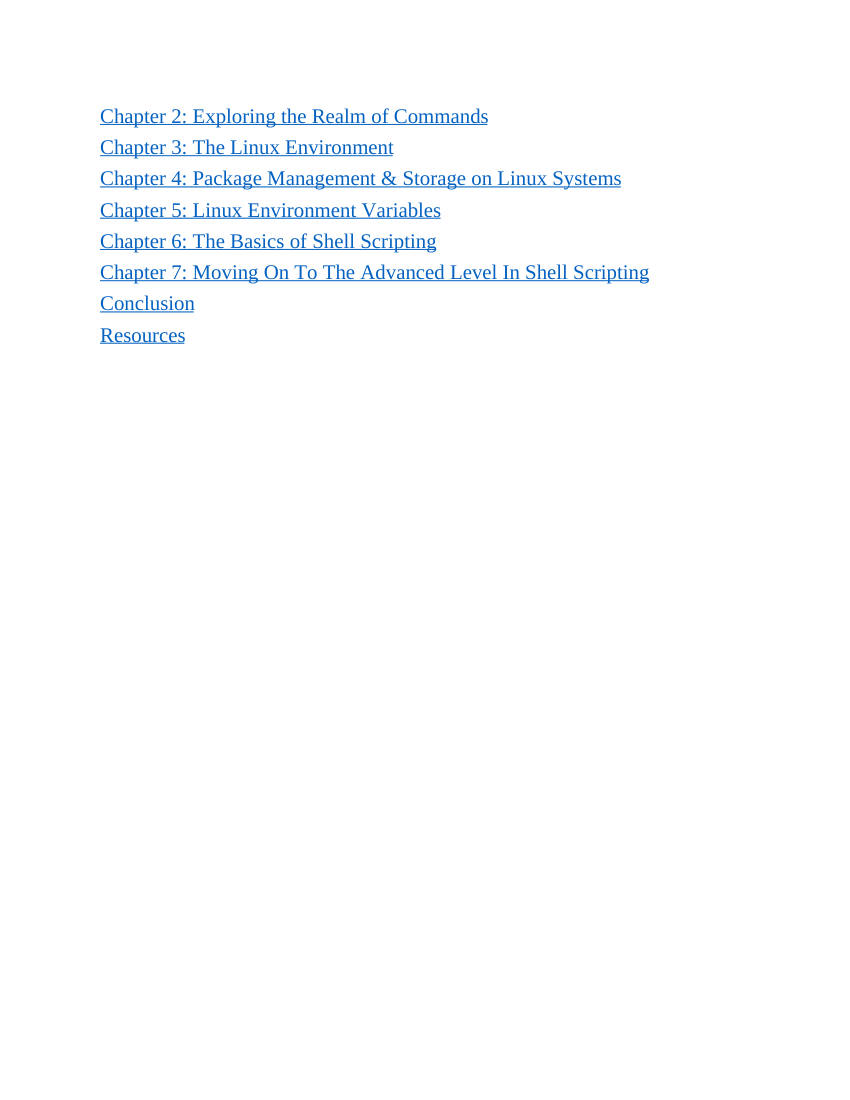
#> input picture backend/public_flipbooks/flipbook_0171b6d5-8cb_files/page_0006.jpg, 850 x 1100 px
$ python -i file_analyzer.py   (imports and definitions only)   (older library calls are emulated)
#> lines starting #> are read from the running program, lines starting #| are printed output that depends on the picture
"""
Prepress File Diagnostic Analyzer Module for BlueWhale Printing Assistant.
Analyzes PDF, PNG, JPG/JPEG files for prepress readiness:
- Resolution / DPI
- Bleed Detection (0.0mm warning)
- Color Space (CMYK vs RGB)
- Transparency / Alpha Channels (Contour cut readiness)
- Dimensions & Aspect Ratio
- Blur / Image Sharpness assessment
"""

import os
import cv2
import numpy as np
import fitz  # PyMuPDF
from engines.color_engine import ColorEngine


class PrepressFileAnalyzer:
    """Core diagnostic engine for analyzing print files."""

    @staticmethod
    def analyze_file(filepath: str) -> dict:
        """Analyzes a single PDF, PNG, JPG, or JPEG file."""
        if not os.path.exists(filepath):
            return {
                "filepath": filepath,
                "filename": os.path.basename(filepath),
                "ext": "",
                "status": "ERROR",
                "issues": ["File does not exist on disk."],
                "warnings": [],
                "info": {}
            }

        ext = os.path.splitext(filepath)[1].lower()
        if ext == ".pdf":
            return PrepressFileAnalyzer._analyze_pdf(filepath)
        elif ext in [".png", ".jpg", ".jpeg"]:
            return PrepressFileAnalyzer._analyze_image(filepath)
        else:
            return {
                "filepath": filepath,
                "filename": os.path.basename(filepath),
                "ext": ext,
                "status": "ERROR",
                "issues": [f"Unsupported file format '{ext}'. Only PDF, PNG, JPG, JPEG are supported."],
                "warnings": [],
                "info": {}
            }

    # [340 lines left out: functions analyze_batch, _analyze_pdf, not called in this run]

    @staticmethod
    def _analyze_image(filepath: str) -> dict:
        filename = os.path.basename(filepath)
        ext = os.path.splitext(filepath)[1].lower()
        file_size_mb = os.path.getsize(filepath) / (1024 * 1024)
        issues = []
        warnings = []
        info = {
            "type": f"{ext[1:].upper()} Raster Image",
            "file_size_mb": round(file_size_mb, 2)
        }

        try:
            # Read image with OpenCV (UNCHANGED to get alpha channel if present)
            img = cv2.imread(filepath, cv2.IMREAD_UNCHANGED)
#> img is the input picture: shape (1100, 850, 3); mean B, G, R 253.9, 252.9, 251.6
            if img is None:
                issues.append(f"Unable to decode raster image '{filename}'. File may be corrupt.")
                return {
                    "filepath": filepath, "filename": filename, "ext": ext,
                    "status": "ERROR", "issues": issues, "warnings": warnings, "info": info
                }

            h, w = img.shape[:0], img.shape[1] if len(img.shape) >= 2 else (0, 0)
#> h = (); w = 850
            channels = img.shape[2] if len(img.shape) == 3 else (4 if len(img.shape) > 3 else 1)
#> channels = 3

            # Re-read actual dimensions correctly
            h, w = img.shape[0], img.shape[1]
#> h = 1100
            info["pixel_width"] = w
            info["pixel_height"] = h

            # Print Dimensions at 300 DPI
            width_mm = (w / 300.0) * 25.4
#> width_mm = 71.97
            height_mm = (h / 300.0) * 25.4
#> height_mm = 93.13
            info["print_size_300dpi"] = f"{round(width_mm, 1)} × {round(height_mm, 1)} mm"

            # Check Transparency / Alpha channel (4 channels in PNG)
            has_alpha = (channels == 4)
#> has_alpha = False
            info["has_transparency"] = has_alpha
            if has_alpha:
                alpha_channel = img[:, :, 3]
                trans_pixels = np.sum(alpha_channel < 255)
                if trans_pixels > 0:
                    info["contour_ready"] = True
                    info["transparency_status"] = "Alpha Channel Present — Ready for Contour Cut Studio! ✂️"
                else:
                    info["contour_ready"] = False
            else:
                info["contour_ready"] = False

            # Check Resolution
            if w < 600 or h < 600:
                issues.append(f"Low Resolution Image ({w}×{h} px) — Too small for high quality print work.")
                info["dpi"] = 96
            elif w < 1800 or h < 1800:
                warnings.append(f"Medium Resolution Image ({w}×{h} px) — Recommended for small prints only.")
                info["dpi"] = 180
            else:
                info["dpi"] = 300

            # Check Color Space (OpenCV loads BGR/BGRA by default)
            if ext == ".png" and has_alpha:
                warnings.append("RGB/RGBA Image — Transparent PNGs require CMYK conversion or contour cut export.")
                info["colorspace"] = "RGBA (RGB with Alpha)"
            else:
                warnings.append("RGB Image — Standard raster image in RGB color space.")
                info["colorspace"] = "RGB"

            # Blur Assessment via Laplacian Variance
            gray = cv2.cvtColor(img, cv2.COLOR_BGRA2GRAY) if has_alpha else (cv2.cvtColor(img, cv2.COLOR_BGR2GRAY) if channels == 3 else img)
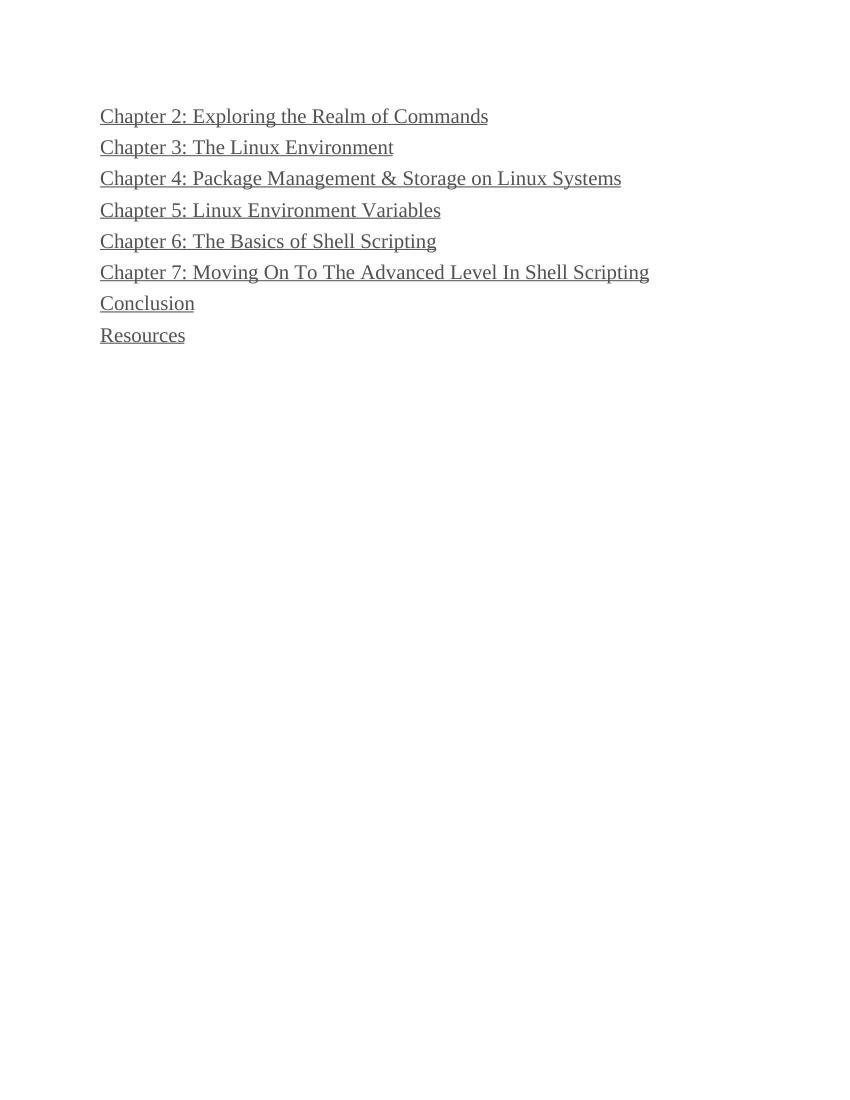
#> gray: shape (1100, 850); min 53, max 255, mean 252.6
            laplacian_var = cv2.Laplacian(gray, cv2.CV_64F).var()
#> laplacian_var = 914.9
            info["sharpness_score"] = round(laplacian_var, 1)

            # Edge Safety Tests for Raster Images (Unavailable for Vector Analysis)
            info["text_edge_safety"] = "Unavailable (Raster Image)"
            info["text_edge_status"] = "UNAVAILABLE"
            info["artwork_edge_safety"] = "Unavailable (Raster Image)"
            info["artwork_edge_status"] = "UNAVAILABLE"

        except Exception as e:
            issues.append(f"Failed to analyze image file: {e}")
            return {
                "filepath": filepath, "filename": filename, "ext": ext,
                "status": "ERROR", "issues": issues, "warnings": warnings, "info": info
            }

        status = "ERROR" if len(issues) > 0 else ("WARNING" if len(warnings) > 0 else "PASS")
#> status = 'WARNING'
        return {
            "filepath": filepath, "filename": filename, "ext": ext,
            "status": status, "issues": issues, "warnings": warnings, "info": info
        }

>>> result = PrepressFileAnalyzer().analyze_file('../public_flipbooks/flipbook_0171b6d5-8cb_files/page_0006.jpg')
#> result = 7 items
